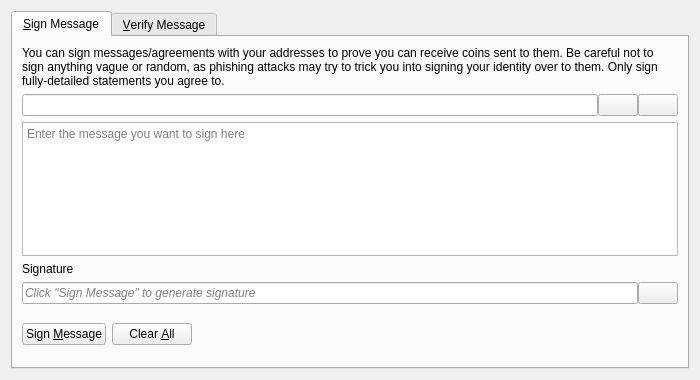
<?xml version="1.0" encoding="UTF-8"?>
<ui version="4.0">
 <class>SignVerifyMessageDialog</class>
 <widget class="QDialog" name="SignVerifyMessageDialog">
  <property name="geometry">
   <rect>
    <x>0</x>
    <y>0</y>
    <width>700</width>
    <height>380</height>
   </rect>
  </property>
  <property name="windowTitle">
   <string>Signatures - Sign / Verify a Message</string>
  </property>
  <property name="modal">
   <bool>true</bool>
  </property>
  <layout class="QVBoxLayout" name="verticalLayout">
   <item>
    <widget class="QTabWidget" name="tabWidget">
     <property name="currentIndex">
      <number>0</number>
     </property>
     <widget class="QWidget" name="tabSignMessage">
      <attribute name="title">
       <string>&amp;Sign Message</string>
      </attribute>
      <layout class="QVBoxLayout" name="verticalLayout_SM">
       <item>
        <widget class="QLabel" name="infoLabel_SM">
         <property name="text">
          <string>You can sign messages/agreements with your addresses to prove you can receive coins sent to them. Be careful not to sign anything vague or random, as phishing attacks may try to trick you into signing your identity over to them. Only sign fully-detailed statements you agree to.</string>
         </property>
         <property name="textFormat">
          <enum>Qt::PlainText</enum>
         </property>
         <property name="wordWrap">
          <bool>true</bool>
         </property>
        </widget>
       </item>
       <item>
        <layout class="QHBoxLayout" name="horizontalLayout_1_SM">
         <property name="spacing">
          <number>0</number>
         </property>
         <item>
          <widget class="QValidatedLineEdit" name="addressIn_SM">
           <property name="toolTip">
            <string>The Blinkhash address to sign the message with</string>
           </property>
          </widget>
         </item>
         <item>
          <widget class="QPushButton" name="addressBookButton_SM">
           <property name="toolTip">
            <string>Choose previously used address</string>
           </property>
           <property name="text">
            <string/>
           </property>
           <property name="icon">
            <iconset resource="../blinkhash.qrc">
             <normaloff>:/icons/address-book</normaloff>:/icons/address-book</iconset>
           </property>
           <property name="shortcut">
            <string>Alt+A</string>
           </property>
           <property name="autoDefault">
            <bool>false</bool>
           </property>
          </widget>
         </item>
         <item>
          <widget class="QPushButton" name="pasteButton_SM">
           <property name="toolTip">
            <string>Paste address from clipboard</string>
           </property>
           <property name="text">
            <string/>
           </property>
           <property name="icon">
            <iconset resource="../blinkhash.qrc">
             <normaloff>:/icons/editpaste</normaloff>:/icons/editpaste</iconset>
           </property>
           <property name="shortcut">
            <string>Alt+P</string>
           </property>
           <property name="autoDefault">
            <bool>false</bool>
           </property>
          </widget>
         </item>
        </layout>
       </item>
       <item>
        <widget class="QPlainTextEdit" name="messageIn_SM">
         <property name="toolTip">
          <string>Enter the message you want to sign here</string>
         </property>
         <property name="placeholderText">
          <string>Enter the message you want to sign here</string>
         </property>
        </widget>
       </item>
       <item>
        <widget class="QLabel" name="signatureLabel_SM">
         <property name="text">
          <string>Signature</string>
         </property>
         <property name="textFormat">
          <enum>Qt::PlainText</enum>
         </property>
        </widget>
       </item>
       <item>
        <layout class="QHBoxLayout" name="horizontalLayout_2_SM">
         <property name="spacing">
          <number>0</number>
         </property>
         <item>
          <widget class="QLineEdit" name="signatureOut_SM">
           <property name="placeholderText">
            <string>Click "Sign Message" to generate signature</string>
           </property>
           <property name="font">
            <font>
             <italic>true</italic>
            </font>
           </property>
           <property name="readOnly">
            <bool>true</bool>
           </property>
          </widget>
         </item>
         <item>
          <widget class="QPushButton" name="copySignatureButton_SM">
           <property name="toolTip">
            <string>Copy the current signature to the system clipboard</string>
           </property>
           <property name="text">
            <string/>
           </property>
           <property name="icon">
            <iconset resource="../blinkhash.qrc">
             <normaloff>:/icons/editcopy</normaloff>:/icons/editcopy</iconset>
           </property>
           <property name="autoDefault">
            <bool>false</bool>
           </property>
          </widget>
         </item>
        </layout>
       </item>
       <item>
        <layout class="QHBoxLayout" name="horizontalLayout_3_SM">
         <item>
          <widget class="QPushButton" name="signMessageButton_SM">
           <property name="toolTip">
            <string>Sign the message to prove you own this Blinkhash address</string>
           </property>
           <property name="text">
            <string>Sign &amp;Message</string>
           </property>
           <property name="icon">
            <iconset resource="../blinkhash.qrc">
             <normaloff>:/icons/edit</normaloff>:/icons/edit</iconset>
           </property>
           <property name="autoDefault">
            <bool>false</bool>
           </property>
          </widget>
         </item>
         <item>
          <widget class="QPushButton" name="clearButton_SM">
           <property name="toolTip">
            <string>Reset all sign message fields</string>
           </property>
           <property name="text">
            <string>Clear &amp;All</string>
           </property>
           <property name="icon">
            <iconset resource="../blinkhash.qrc">
             <normaloff>:/icons/remove</normaloff>:/icons/remove</iconset>
           </property>
           <property name="autoDefault">
            <bool>false</bool>
           </property>
          </widget>
         </item>
         <item>
          <spacer name="horizontalSpacer_1_SM">
           <property name="orientation">
            <enum>Qt::Horizontal</enum>
           </property>
           <property name="sizeHint" stdset="0">
            <size>
             <width>40</width>
             <height>48</height>
            </size>
           </property>
          </spacer>
         </item>
         <item>
          <widget class="QLabel" name="statusLabel_SM">
           <property name="font">
            <font>
             <weight>75</weight>
             <bold>true</bold>
            </font>
           </property>
           <property name="text">
            <string/>
           </property>
           <property name="wordWrap">
            <bool>true</bool>
           </property>
          </widget>
         </item>
         <item>
          <spacer name="horizontalSpacer_2_SM">
           <property name="orientation">
            <enum>Qt::Horizontal</enum>
           </property>
           <property name="sizeHint" stdset="0">
            <size>
             <width>40</width>
             <height>48</height>
            </size>
           </property>
          </spacer>
         </item>
        </layout>
       </item>
      </layout>
     </widget>
     <widget class="QWidget" name="tabVerifyMessage">
      <attribute name="title">
       <string>&amp;Verify Message</string>
      </attribute>
      <layout class="QVBoxLayout" name="verticalLayout_VM">
       <item>
        <widget class="QLabel" name="infoLabel_VM">
         <property name="text">
          <string>Enter the receiver's address, message (ensure you copy line breaks, spaces, tabs, etc. exactly) and signature below to verify the message. Be careful not to read more into the signature than what is in the signed message itself, to avoid being tricked by a man-in-the-middle attack. Note that this only proves the signing party receives with the address, it cannot prove sendership of any transaction!</string>
         </property>
         <property name="textFormat">
          <enum>Qt::PlainText</enum>
         </property>
         <property name="alignment">
          <set>Qt::AlignLeading|Qt::AlignLeft|Qt::AlignTop</set>
         </property>
         <property name="wordWrap">
          <bool>true</bool>
         </property>
        </widget>
       </item>
       <item>
        <layout class="QHBoxLayout" name="horizontalLayout_1_VM">
         <property name="spacing">
          <number>0</number>
         </property>
         <item>
          <widget class="QValidatedLineEdit" name="addressIn_VM">
           <property name="toolTip">
            <string>The Blinkhash address the message was signed with</string>
           </property>
          </widget>
         </item>
         <item>
          <widget class="QPushButton" name="addressBookButton_VM">
           <property name="toolTip">
            <string>Choose previously used address</string>
           </property>
           <property name="text">
            <string/>
           </property>
           <property name="icon">
            <iconset resource="../blinkhash.qrc">
             <normaloff>:/icons/address-book</normaloff>:/icons/address-book</iconset>
           </property>
           <property name="shortcut">
            <string>Alt+A</string>
           </property>
           <property name="autoDefault">
            <bool>false</bool>
           </property>
          </widget>
         </item>
        </layout>
       </item>
       <item>
        <widget class="QPlainTextEdit" name="messageIn_VM">
          <property name="toolTip">
            <string>The signed message to verify</string>
          </property>
          <property name="placeholderText">
            <string>The signed message to verify</string>
          </property>
        </widget>
       </item>
       <item>
        <widget class="QValidatedLineEdit" name="signatureIn_VM">
          <property name="toolTip">
            <string>The signature given when the message was signed</string>
          </property>
          <property name="placeholderText">
            <string>The signature given when the message was signed</string>
          </property>
        </widget>
       </item>
       <item>
        <layout class="QHBoxLayout" name="horizontalLayout_2_VM">
         <item>
          <widget class="QPushButton" name="verifyMessageButton_VM">
           <property name="toolTip">
            <string>Verify the message to ensure it was signed with the specified Blinkhash address</string>
           </property>
           <property name="text">
            <string>Verify &amp;Message</string>
           </property>
           <property name="icon">
            <iconset resource="../blinkhash.qrc">
             <normaloff>:/icons/transaction_0</normaloff>:/icons/transaction_0</iconset>
           </property>
           <property name="autoDefault">
            <bool>false</bool>
           </property>
          </widget>
         </item>
         <item>
          <widget class="QPushButton" name="clearButton_VM">
           <property name="toolTip">
            <string>Reset all verify message fields</string>
           </property>
           <property name="text">
            <string>Clear &amp;All</string>
           </property>
           <property name="icon">
            <iconset resource="../blinkhash.qrc">
             <normaloff>:/icons/remove</normaloff>:/icons/remove</iconset>
           </property>
           <property name="autoDefault">
            <bool>false</bool>
           </property>
          </widget>
         </item>
         <item>
          <spacer name="horizontalSpacer_1_VM">
           <property name="orientation">
            <enum>Qt::Horizontal</enum>
           </property>
           <property name="sizeHint" stdset="0">
            <size>
             <width>40</width>
             <height>48</height>
            </size>
           </property>
          </spacer>
         </item>
         <item>
          <widget class="QLabel" name="statusLabel_VM">
           <property name="font">
            <font>
             <weight>75</weight>
             <bold>true</bold>
            </font>
           </property>
           <property name="text">
            <string/>
           </property>
           <property name="wordWrap">
            <bool>true</bool>
           </property>
          </widget>
         </item>
         <item>
          <spacer name="horizontalSpacer_2_VM">
           <property name="orientation">
            <enum>Qt::Horizontal</enum>
           </property>
           <property name="sizeHint" stdset="0">
            <size>
             <width>40</width>
             <height>48</height>
            </size>
           </property>
          </spacer>
         </item>
        </layout>
       </item>
      </layout>
     </widget>
    </widget>
   </item>
  </layout>
 </widget>
 <customwidgets>
  <customwidget>
   <class>QValidatedLineEdit</class>
   <extends>QLineEdit</extends>
   <header>qt/qvalidatedlineedit.h</header>
  </customwidget>
 </customwidgets>
 <resources>
  <include location="../blinkhash.qrc"/>
 </resources>
 <connections/>
</ui>
